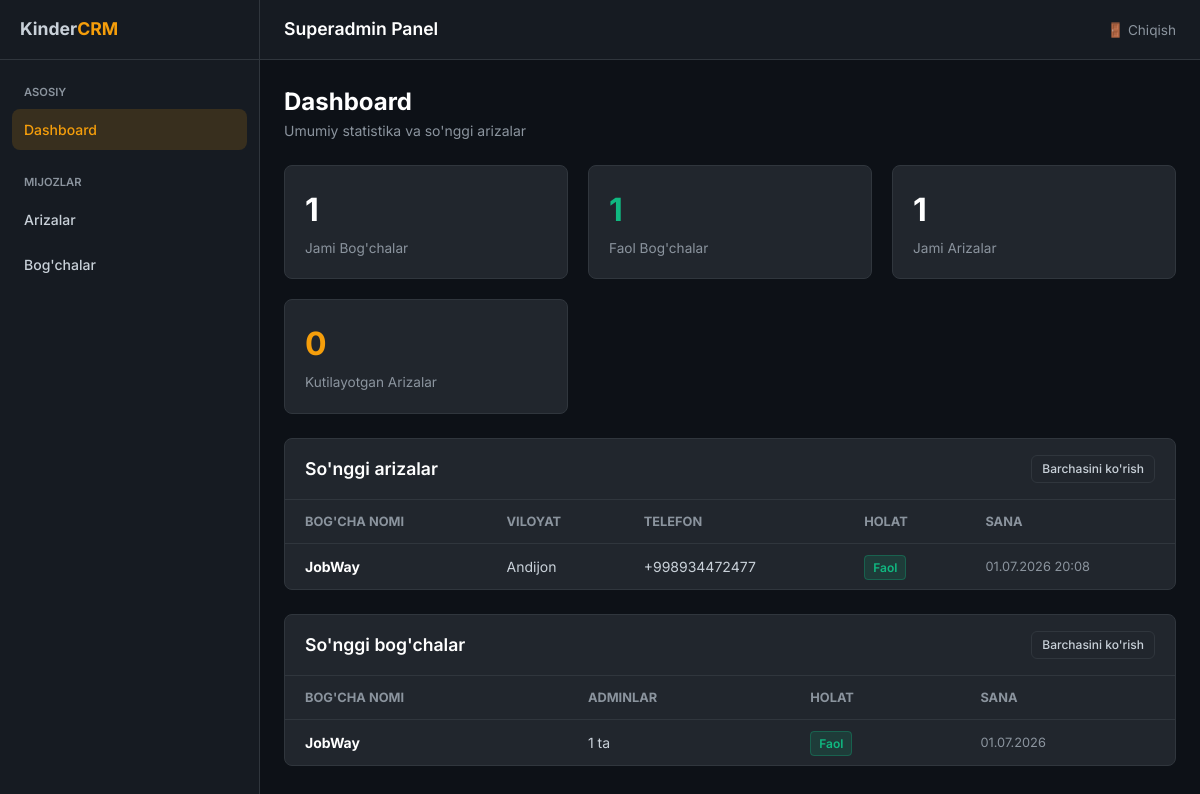
/superadmin/ (signed in), run on the app's committed database.
### core/models.py (models this page shows, shortened)
class KindergartenApplication(models.Model):
    class Status(models.TextChoices):
        PENDING = 'pending', '⏳ Kutilmoqda'
        ACTIVE = 'active', '✅ Faol'
        INACTIVE = 'inactive', '❌ Nofaol'
    id = models.CharField(
        primary_key=True,
        default=generate_custom_id,
        max_length=64,
        editable=False,
    )
    name = models.CharField(
        max_length=150,
        verbose_name="Bog'cha nomi",
    )
    region = models.CharField(
        max_length=80,
        verbose_name="Viloyat",
    )
    district = models.CharField(
        max_length=80,
        verbose_name="Tuman / Shahar",
    )
    address = models.TextField(
        max_length=300,
        verbose_name="To'liq manzil",
        blank=True,
        default='',
    )
    phone = models.CharField(
        max_length=20,
        verbose_name="Telefon raqam",
    )
    status = models.CharField(
        max_length=10,
        choices=Status.choices,
        default=Status.PENDING,
        verbose_name="Holat",
        db_index=True,
    )
    applied_at = models.DateTimeField(
        auto_now_add=True,
        verbose_name="Ariza vaqti",
    )
    updated_at = models.DateTimeField(
        auto_now=True,
        verbose_name="Yangilangan",
    )
    class Meta:
        verbose_name = "Bog'cha arizasi"
        verbose_name_plural = "Bog'cha arizalari"
        ordering = ['-applied_at']

class Kindergarten(models.Model):
    id = models.CharField(
        primary_key=True,
        default=generate_custom_id,
        max_length=64,
        editable=False,
    )
    name = models.CharField(max_length=150, verbose_name="Bog'cha nomi")
    is_active = models.BooleanField(default=True, verbose_name="Faol holatda")
    created_at = models.DateTimeField(auto_now_add=True)
    class Meta:
        verbose_name = "Bog'cha"
        verbose_name_plural = "Bog'chalar"
        ordering = ['-created_at']

### core/views.py (the view)
# urls.py: path('superadmin/', superadmin_dashboard, name='superadmin_dashboard'),
@superadmin_required
def superadmin_dashboard(request):
    from core.models import Kindergarten, KindergartenApplication
    from users.models import KindergartenAdminProfile
    total_kindergartens = Kindergarten.objects.count()
    active_kindergartens = Kindergarten.objects.filter(is_active=True).count()
    total_applications = KindergartenApplication.objects.count()
    pending_applications = KindergartenApplication.objects.filter(status='pending').count()
    recent_applications = KindergartenApplication.objects.order_by('-applied_at')[:8]
    kindergartens_list = []
    for kg in Kindergarten.objects.order_by('-created_at')[:10]:
        admin_count = KindergartenAdminProfile.objects.filter(kindergarten=kg).count()
        kindergartens_list.append({
            'id': kg.id,
            'name': kg.name,
            'is_active': kg.is_active,
            'created_at': kg.created_at,
            'admin_count': admin_count,
        })
    context = {
        'total_kindergartens': total_kindergartens,
        'active_kindergartens': active_kindergartens,
        'total_applications': total_applications,
        'pending_applications': pending_applications,
        'recent_applications': recent_applications,
        'kindergartens_list': kindergartens_list,
    }
    return render(request, 'superadmin/dashboard.html', context)

### core/views.py (called while the page is built)
def superadmin_required(view_func):
    @wraps(view_func)
    def wrapper(request, *args, **kwargs):
        if not request.user.is_authenticated or not request.user.is_superuser:
            return redirect('/superadmin/login/')
        return view_func(request, *args, **kwargs)
    return wrapper

### templates/superadmin/dashboard.html (shortened to what this page needs)
{% extends 'superadmin/base.html' %}
{% block content %}
<div style="margin-bottom: 24px;">
  <h1 style="color:#fff; font-size:1.5rem;">Dashboard</h1>
  <p style="color:var(--text-secondary);">Umumiy statistika va so'nggi arizalar</p>
</div>
<div class="stat-grid">
  <div class="stat-card">
    <div class="stat-value">{{ total_kindergartens }}</div>
    <div class="stat-label">Jami Bog'chalar</div>
  </div>
  <div class="stat-card">
    <div class="stat-value" style="color:var(--success);">{{ active_kindergartens }}</div>
    <div class="stat-label">Faol Bog'chalar</div>
  </div>
  <div class="stat-card">
    <div class="stat-value">{{ total_applications }}</div>
    <div class="stat-label">Jami Arizalar</div>
  </div>
  <div class="stat-card">
    <div class="stat-value" style="color:var(--primary);">{{ pending_applications }}</div>
    <div class="stat-label">Kutilayotgan Arizalar</div>
  </div>
</div>
<div class="card">
  <div class="card-header">
    <h2>So'nggi arizalar</h2>
    <a href="/superadmin/applications/" class="btn btn-outline btn-sm">Barchasini ko'rish</a>
  </div>
  <div>
    <table>
      <thead>
        <tr>
          <th>Bog'cha nomi</th>
          <th>Viloyat</th>
          <th>Telefon</th>
          <th>Holat</th>
          <th>Sana</th>
        </tr>
      </thead>
      <tbody>
        {% for app in recent_applications %}
        <tr>
          <td><strong style="color:#fff;">{{ app.name }}</strong></td>
          <td>{{ app.region }}</td>
          <td>{{ app.phone }}</td>
          <td>
            {% if app.status == 'active' %}<span class="badge bg-active">Faol</span>{% endif %}
          </td>
          <td style="color:var(--text-secondary); font-size:0.8rem;">{{ app.applied_at|date:"d.m.Y H:i" }}</td>
        </tr>
        {% empty %}
        <tr>
          <td colspan="5" style="text-align:center; padding:40px; color:var(--text-muted);">Arizalar yo'q</td>
        </tr>
        {% endfor %}
      </tbody>
    </table>
  </div>
</div>
<div class="card">
  <div class="card-header">
    <h2>So'nggi bog'chalar</h2>
    <a href="/superadmin/kindergartens/" class="btn btn-outline btn-sm">Barchasini ko'rish</a>
  </div>
  <div>
    <table>
      <thead>
        <tr>
          <th>Bog'cha nomi</th>
          <th>Adminlar</th>
          <th>Holat</th>
          <th>Sana</th>
        </tr>
      </thead>
      <tbody>
        {% for kg in kindergartens_list %}
        <tr>
          <td><strong style="color:#fff;">{{ kg.name }}</strong></td>
          <td>{{ kg.admin_count }} ta</td>
          <td>
            {% if kg.is_active %}
            <span class="badge bg-active">Faol</span>
            {% else %}
            <span class="badge bg-inactive">Nofaol</span>
            {% endif %}
          </td>
          <td style="color:var(--text-secondary); font-size:0.8rem;">{{ kg.created_at|date:"d.m.Y" }}</td>
        </tr>
        {% empty %}
        <tr>
          <td colspan="4" style="text-align:center; padding:40px; color:var(--text-muted);">Bog'chalar yo'q</td>
        </tr>
        {% endfor %}
      </tbody>
    </table>
  </div>
</div>
{% endblock %}

### templates/superadmin/base.html (shortened to what this page needs)
{% load static %}
<!DOCTYPE html>
<html lang="uz">
<head>
  <link rel="stylesheet" href="{% static 'css/superadmin.css' %}">
</head>
<body>
  <div class="layout">
    <aside class="sidebar">
      <div class="sidebar-logo">
        Kinder<span>CRM</span>
      </div>
      <div class="sidebar-nav">
        <div class="nav-label">Asosiy</div>
        <a href="/superadmin/" class="nav-item {% if request.path == '/superadmin/' %}active{% endif %}">Dashboard</a>
        <div class="nav-label" style="margin-top:16px;">Mijozlar</div>
        <a href="/superadmin/applications/" class="nav-item {% if '/applications/' in request.path %}active{% endif %}">Arizalar</a>
        <a href="/superadmin/kindergartens/" class="nav-item {% if '/kindergartens/' in request.path %}active{% endif %}">Bog'chalar</a>
      </div>
    </aside>
    <main class="main-content">
      <div class="topbar">
        <div style="font-weight:600; font-size:1.1rem; color:#fff;">
          Superadmin Panel
        </div>
        <div>
          <a href="/superadmin/logout/" style="color:var(--text-secondary); font-size:0.85rem;">🚪 Chiqish</a>
        </div>
      </div>
      <div class="page-content">
        {% block content %}{% endblock %}
      </div>
    </main>
  </div>
</body>
</html>

### static/css/superadmin.css (style rules this page uses)
:root { --bg-primary: #0d1117; --bg-secondary: #161b22; --bg-card: #21262d; --bg-hover: rgba(255,255,255,0.05); --bg-input: #0d1117; --text-primary: #c9d1d9; --text-secondary: #8b949e; --text-muted: #484f58; --border: #30363d; --primary: #f59e0b; --primary-hover: #d97706; --primary-light: rgba(245,158,11,0.15); --accent: #3b82f6; --success: #10b981; --error: #ef4444; --sidebar-w: 260px; --navbar-h: 60px; --radius: 8px; --transition: all 0.2s ease; }
*, *::before, *::after { box-sizing: border-box; margin: 0; padding: 0; }
body { font-family: 'Inter', sans-serif; background: var(--bg-primary); color: var(--text-primary); line-height: 1.5; font-size: 14px; }
a { color: var(--primary); text-decoration: none; transition: var(--transition); }
.layout { display: flex; min-height: 100vh; }
.sidebar { width: var(--sidebar-w); background: var(--bg-secondary); border-right: 1px solid var(--border); position: fixed; top: 0; left: 0; bottom: 0; display: flex; flex-direction: column; }
.sidebar-logo { height: var(--navbar-h); border-bottom: 1px solid var(--border); display: flex; align-items: center; padding: 0 20px; font-size: 1.1rem; font-weight: 700; }
.sidebar-logo span { color: var(--primary); }
.sidebar-nav { padding: 16px 12px; flex: 1; }
.nav-label { font-size: 0.7rem; text-transform: uppercase; color: var(--text-secondary); padding: 8px 12px; font-weight: 600; }
.nav-item { display: flex; align-items: center; gap: 12px; padding: 10px 12px; border-radius: var(--radius); color: var(--text-primary); font-weight: 500; margin-bottom: 4px; }
.nav-item.active { background: var(--primary-light); color: var(--primary); }
.main-content { flex: 1; margin-left: var(--sidebar-w); }
.topbar { height: var(--navbar-h); background: var(--bg-secondary); border-bottom: 1px solid var(--border); display: flex; align-items: center; justify-content: space-between; padding: 0 24px; position: sticky; top: 0; z-index: 10; }
.page-content { padding: 24px; }
.stat-grid { display: grid; grid-template-columns: repeat(auto-fill, minmax(220px, 1fr)); gap: 20px; margin-bottom: 24px; }
.stat-card { background: var(--bg-card); border: 1px solid var(--border); border-radius: var(--radius); padding: 20px; }
.stat-value { font-size: 2rem; font-weight: 700; margin-bottom: 4px; color: #fff; }
.stat-label { font-size: 0.85rem; color: var(--text-secondary); }
.card { background: var(--bg-card); border: 1px solid var(--border); border-radius: var(--radius); margin-bottom: 24px; }
.card-header { padding: 16px 20px; border-bottom: 1px solid var(--border); display: flex; justify-content: space-between; align-items: center; }
.card-header h2 { font-size: 1.1rem; font-weight: 600; color: #fff; }
table { width: 100%; border-collapse: collapse; }
th { text-align: left; padding: 12px 20px; font-size: 0.8rem; text-transform: uppercase; color: var(--text-secondary); border-bottom: 1px solid var(--border); }
td { padding: 12px 20px; border-bottom: 1px solid var(--border); vertical-align: middle; }
tr:last-child td { border-bottom: none; }
.badge { padding: 4px 8px; border-radius: 4px; font-size: 0.75rem; font-weight: 600; }
.bg-active { background: rgba(16,185,129,0.15); color: #10b981; border: 1px solid rgba(16,185,129,0.3); }
.btn { padding: 8px 16px; border-radius: 6px; border: 1px solid transparent; font-size: 0.85rem; font-weight: 500; cursor: pointer; transition: var(--transition); font-family: inherit; }
.btn-outline { background: transparent; border-color: var(--border); color: var(--text-primary); }
.btn-sm { padding: 4px 10px; font-size: 0.75rem; }

### data on the page
KindergartenApplication: name "JobWay", region "Andijon", phone "+998934472477", status "Faol", applied_at "01.07.2026 20:08"
Kindergarten: name "JobWay", created_at "01.07.2026"

### other printed values
{{ total_kindergartens }} "1"
{{ active_kindergartens }} "1"
{{ total_applications }} "1"
{{ pending_applications }} "0"
{{ kg.admin_count }} "1"
